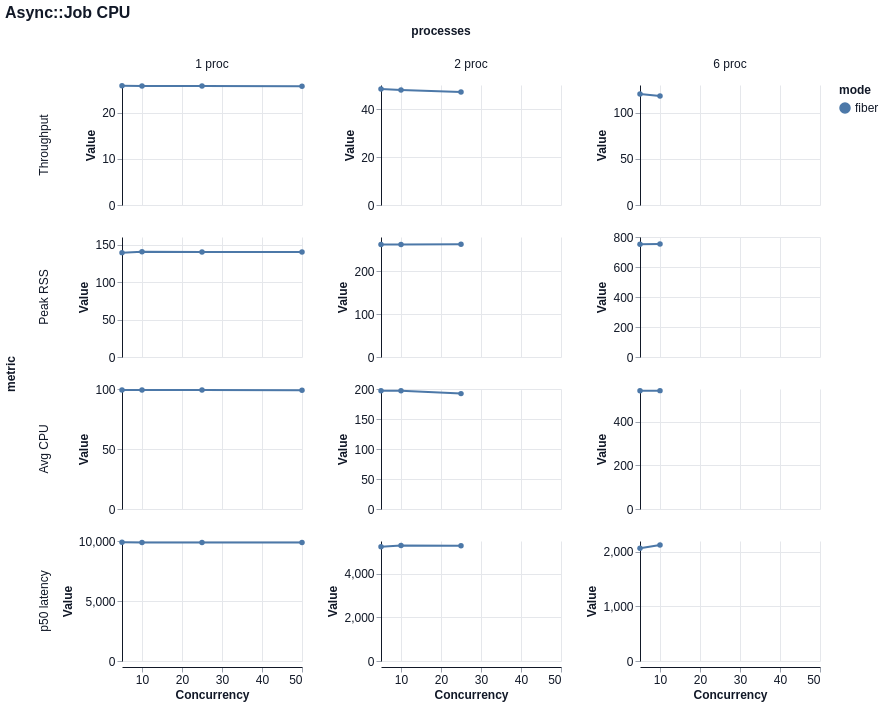

Here is the Vega-Lite specification saved for this chart:
### Vega-Lite specification from a JSON file in a GitHub repository (floating-point values rounded to 4 significant figures)
{"$schema": "https://vega.github.io/schema/vega-lite/v6.json", "title": "Async::Job CPU", "width": 180, "height": 120, "data": {"values": [{"mode": "fiber", "concurrency": 5, "processes": "1 proc", "metric": "Throughput", "value": 25.85, "unit": "jobs/s"}, {"mode": "fiber", "concurrency": 5, "processes": "1 proc", "metric": "Peak RSS", "value": 139.2, "unit": "MB"}, {"mode": "fiber", "concurrency": 5, "processes": "1 proc", "metric": "Avg CPU", "value": 99.2, "unit": "%"}, {"mode": "fiber", "concurrency": 5, "processes": "1 proc", "metric": "p50 latency", "value": 9901.0, "unit": "ms"}, {"mode": "fiber", "concurrency": 10, "processes": "1 proc", "metric": "Throughput", "value": 25.77, "unit": "jobs/s"}, {"mode": "fiber", "concurrency": 10, "processes": "1 proc", "metric": "Peak RSS", "value": 140.3, "unit": "MB"}, {"mode": "fiber", "concurrency": 10, "processes": "1 proc", "metric": "Avg CPU", "value": 99.2, "unit": "%"}, {"mode": "fiber", "concurrency": 10, "processes": "1 proc", "metric": "p50 latency", "value": 9877.0, "unit": "ms"}, {"mode": "fiber", "concurrency": 25, "processes": "1 proc", "metric": "Throughput", "value": 25.76, "unit": "jobs/s"}, {"mode": "fiber", "concurrency": 25, "processes": "1 proc", "metric": "Peak RSS", "value": 139.9, "unit": "MB"}, {"mode": "fiber", "concurrency": 25, "processes": "1 proc", "metric": "Avg CPU", "value": 99.2, "unit": "%"}, {"mode": "fiber", "concurrency": 25, "processes": "1 proc", "metric": "p50 latency", "value": 9869.0, "unit": "ms"}, {"mode": "fiber", "concurrency": 50, "processes": "1 proc", "metric": "Throughput", "value": 25.71, "unit": "jobs/s"}, {"mode": "fiber", "concurrency": 50, "processes": "1 proc", "metric": "Peak RSS", "value": 140.1, "unit": "MB"}, {"mode": "fiber", "concurrency": 50, "processes": "1 proc", "metric": "Avg CPU", "value": 98.9, "unit": "%"}, {"mode": "fiber", "concurrency": 50, "processes": "1 proc", "metric": "p50 latency", "value": 9872.0, "unit": "ms"}, {"mode": "fiber", "concurrency": 5, "processes": "2 proc", "metric": "Throughput", "value": 48.37, "unit": "jobs/s"}, {"mode": "fiber", "concurrency": 5, "processes": "2 proc", "metric": "Peak RSS", "value": 262.4, "unit": "MB"}, {"mode": "fiber", "concurrency": 5, "processes": "2 proc", "metric": "Avg CPU", "value": 196.9, "unit": "%"}, {"mode": "fiber", "concurrency": 5, "processes": "2 proc", "metric": "p50 latency", "value": 5235.0, "unit": "ms"}, {"mode": "fiber", "concurrency": 10, "processes": "2 proc", "metric": "Throughput", "value": 47.92, "unit": "jobs/s"}, {"mode": "fiber", "concurrency": 10, "processes": "2 proc", "metric": "Peak RSS", "value": 262.6, "unit": "MB"}, {"mode": "fiber", "concurrency": 10, "processes": "2 proc", "metric": "Avg CPU", "value": 197.1, "unit": "%"}, {"mode": "fiber", "concurrency": 10, "processes": "2 proc", "metric": "p50 latency", "value": 5289.0, "unit": "ms"}, {"mode": "fiber", "concurrency": 25, "processes": "2 proc", "metric": "Throughput", "value": 47.11, "unit": "jobs/s"}, {"mode": "fiber", "concurrency": 25, "processes": "2 proc", "metric": "Peak RSS", "value": 263.2, "unit": "MB"}, {"mode": "fiber", "concurrency": 25, "processes": "2 proc", "metric": "Avg CPU", "value": 192.3, "unit": "%"}, {"mode": "fiber", "concurrency": 25, "processes": "2 proc", "metric": "p50 latency", "value": 5280.0, "unit": "ms"}, {"mode": "fiber", "concurrency": 5, "processes": "6 proc", "metric": "Throughput", "value": 120.2, "unit": "jobs/s"}, {"mode": "fiber", "concurrency": 5, "processes": "6 proc", "metric": "Peak RSS", "value": 751.2, "unit": "MB"}, {"mode": "fiber", "concurrency": 5, "processes": "6 proc", "metric": "Avg CPU", "value": 542.2, "unit": "%"}, {"mode": "fiber", "concurrency": 5, "processes": "6 proc", "metric": "p50 latency", "value": 2066.0, "unit": "ms"}, {"mode": "fiber", "concurrency": 10, "processes": "6 proc", "metric": "Throughput", "value": 118.0, "unit": "jobs/s"}, {"mode": "fiber", "concurrency": 10, "processes": "6 proc", "metric": "Peak RSS", "value": 752.9, "unit": "MB"}, {"mode": "fiber", "concurrency": 10, "processes": "6 proc", "metric": "Avg CPU", "value": 542.5, "unit": "%"}, {"mode": "fiber", "concurrency": 10, "processes": "6 proc", "metric": "p50 latency", "value": 2127.0, "unit": "ms"}]}, "mark": {"type": "line", "point": true, "tooltip": true}, "encoding": {"x": {"field": "concurrency", "type": "quantitative", "title": "Concurrency"}, "y": {"field": "value", "type": "quantitative", "title": "Value"}, "color": {"field": "mode", "type": "nominal"}, "tooltip": [{"field": "mode", "type": "nominal"}, {"field": "concurrency", "type": "quantitative"}, {"field": "processes", "type": "nominal"}, {"field": "metric", "type": "nominal"}, {"field": "percentile", "type": "nominal"}, {"field": "value", "type": "quantitative"}], "row": {"field": "metric", "type": "nominal", "sort": ["Throughput", "Peak RSS", "Avg CPU", "p50 latency"]}, "column": {"field": "processes", "type": "nominal", "sort": null}}, "config": {"background": "white", "axis": {"labelFont": "Helvetica", "titleFont": "Helvetica", "labelFontSize": 12, "titleFontSize": 12, "labelColor": "#111827", "titleColor": "#111827", "domainColor": "#111827", "tickColor": "#9ca3af", "grid": true, "gridColor": "#e5e7eb"}, "header": {"labelFont": "Helvetica", "titleFont": "Helvetica", "labelFontSize": 12, "titleFontSize": 12, "labelColor": "#111827", "titleColor": "#111827"}, "legend": {"labelFont": "Helvetica", "titleFont": "Helvetica", "labelFontSize": 12, "titleFontSize": 12, "labelColor": "#111827", "titleColor": "#111827"}, "title": {"font": "Helvetica", "fontSize": 16, "anchor": "start", "color": "#111827"}, "view": {"stroke": null}}, "resolve": {"scale": {"y": "independent"}}}
